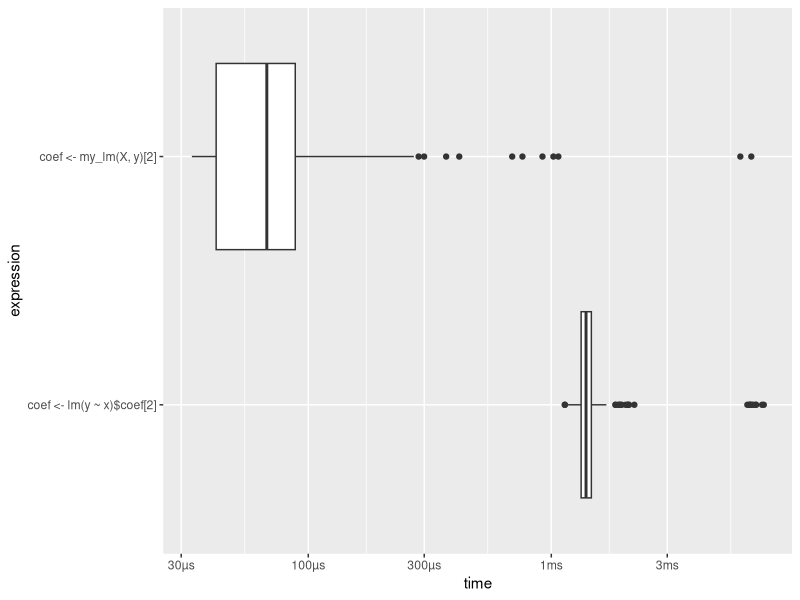

R code for this plot:
## ---- chunk 1
system.time({
  nsim <- 500
  n <- 100
  beta0 <- 1
  beta1 <- 0.5
  
  save <- vector()
  
  for (i in 1:nsim) {
    x <- rnorm(n)
    y <- beta0 + beta1*x + rnorm(n)
    
    coef <- lm(y ~ x)$coef[2]
    save <- c(save, coef)
  }
  save <- data.frame(save)
})
## ---- chunk 2
my_lm <- function(X, y){
  return(c(solve(t(X) %*% X) %*% t(X) %*% y))
}
## ---- chunk 3
n <- 100
beta0 <- 1
beta1 <- 0.5
x <- rnorm(n)
y <- beta0 + beta1*x + rnorm(n)
X <- cbind(1, x)

lb <- bench::mark(
  coef <- lm(y ~ x)$coef[2],
  coef <- my_lm(X, y)[2],
  check = F
)

lb
plot(lb, type="boxplot")
## ---- chunk 4
system.time({
  nsim <- 10000
  n <- 100
  beta0 <- 1
  beta1 <- 0.5
  
  save <- vector()
  
  for (i in 1:nsim) {
    x <- rnorm(n)
    y <- beta0 + beta1*x + rnorm(n)
    
    coef <- lm(y ~ x)$coef[2]
    save <- c(save, coef)
  }
  save <- data.frame(save)
})
## ---- chunk 5
system.time({
  nsim <- 10000
  n <- 100
  beta0 <- 1
  beta1 <- 0.5
  
  save <- vector(length=nsim)
  
  for (i in 1:nsim) {
    x <- rnorm(n)
    y <- beta0 + beta1*x + rnorm(n)
    X <- cbind(1, x)
    
    coef <- my_lm(X, y)[2]
    save[i] <- coef
  }
  save <- data.frame(save)
})
